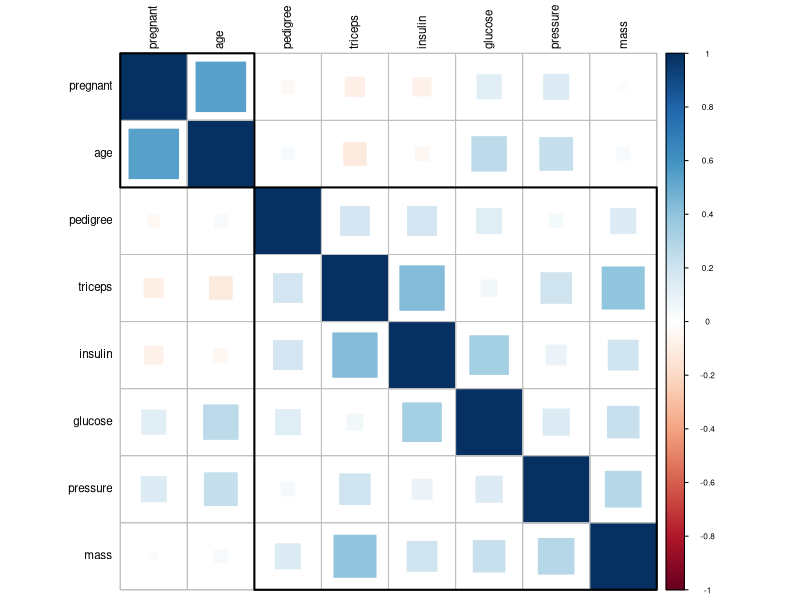

The R script that drew this image:
install.packages('mlbench')
library(mlbench)
library(corrplot)
data(PimaIndiansDiabetes)
plot1 <- corrplot(cor(PimaIndiansDiabetes[,!(names(PimaIndiansDiabetes) %in% c("diabetes"))]), 
                  method="square",
                  order="hclust", tl.cex=0.7, cl.cex=0.5, tl.col="black", addrect=2)

?dist()
